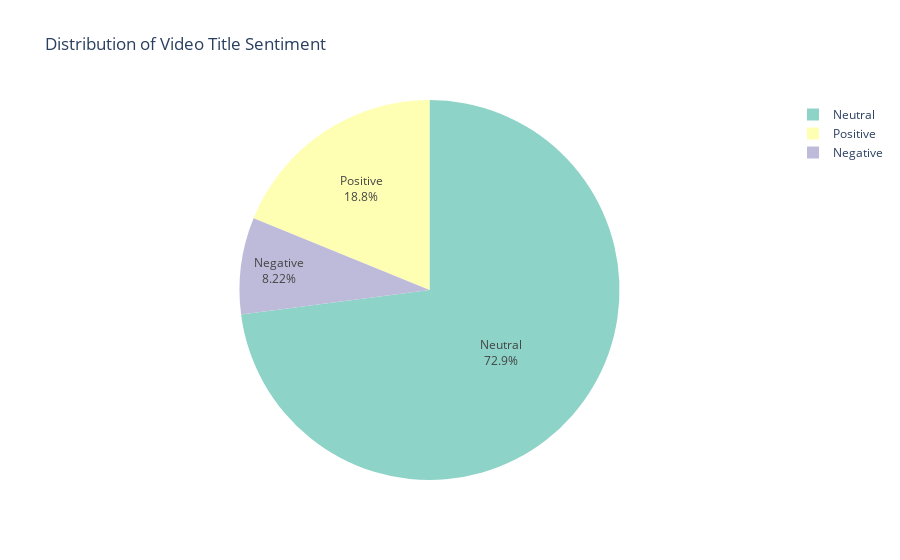

The code cell stored with this chart in its notebook:
### Markdown cell above
Determine the overall sentiment of video titles to see if a positive or negative tone is common—and whether it might correlate with engagement. Here, you can classify titles into “Positive,” “Neutral,” and “Negative” categories and then visualize the distribution with a pie chart.

### Code cell
from nltk.sentiment.vader import SentimentIntensityAnalyzer
sid = SentimentIntensityAnalyzer()

# Calculate sentiment score for each title
df['title_sentiment_score'] = df['title'].apply(lambda x: sid.polarity_scores(x)['compound'])

# Classify sentiment into categories
def classify_sentiment(score):
    if score >= 0.05:
        return 'Positive'
    elif score <= -0.05:
        return 'Negative'
    else:
        return 'Neutral'

df['title_sentiment'] = df['title_sentiment_score'].apply(classify_sentiment)

# Count videos per sentiment category
sentiment_counts = df['title_sentiment'].value_counts().reset_index()
sentiment_counts.columns = ['Sentiment', 'Count']

# Plot pie chart for title sentiment
fig = px.pie(sentiment_counts, values='Count', names='Sentiment',
             title="Distribution of Video Title Sentiment",
             color_discrete_sequence=px.colors.qualitative.Set3)
fig.update_traces(textposition='inside', textinfo='percent+label')
fig.show()

### Figure 1 — Plotly figure (JSON) as saved in the notebook; plotly's stock layout.template omitted (floating-point values rounded to 4 significant figures)
{"data": [{"domain": {"x": [0, 1], "y": [0, 1]}, "hovertemplate": "Sentiment=%{label}<br>Count=%{value}<extra></extra>", "labels": ["Neutral", "Positive", "Negative"], "legendgroup": "", "name": "", "showlegend": true, "textinfo": "percent+label", "textposition": "inside", "type": "pie", "values": [364, 94, 41]}], "layout": {"legend": {"tracegroupgap": 0}, "piecolorway": ["rgb(141,211,199)", "rgb(255,255,179)", "rgb(190,186,218)", "rgb(251,128,114)", "rgb(128,177,211)", "rgb(253,180,98)", "rgb(179,222,105)", "rgb(252,205,229)", "rgb(217,217,217)", "rgb(188,128,189)", "rgb(204,235,197)", "rgb(255,237,111)"], "title": {"text": "Distribution of Video Title Sentiment"}}}
